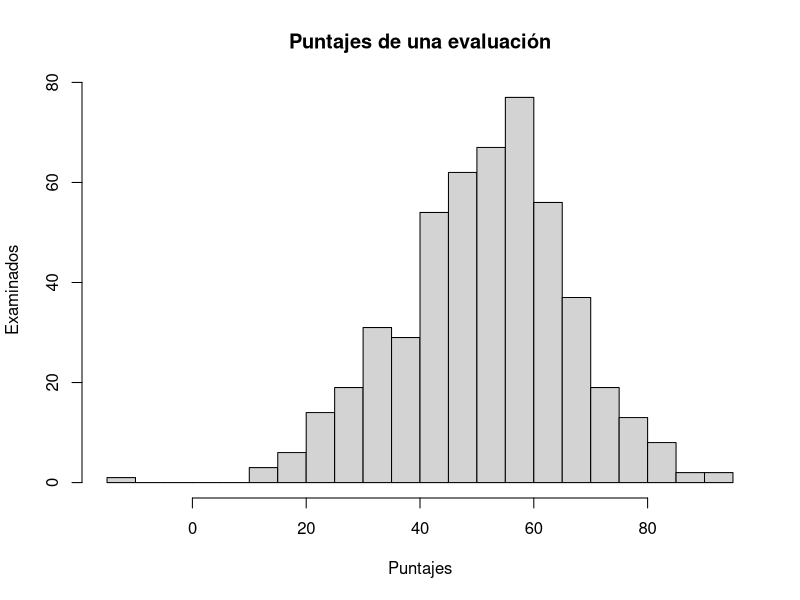
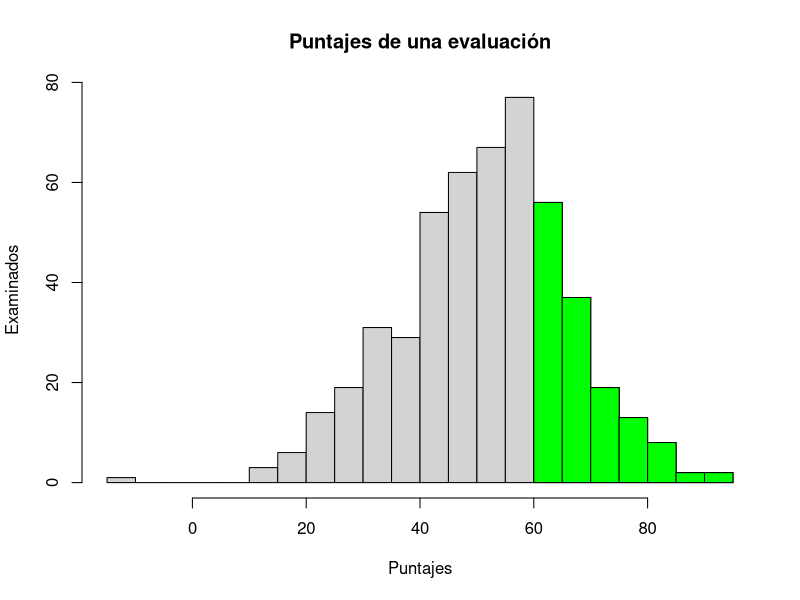

Generate these figures, in order, with R:
## ---- chunk 1

x <- rnorm(500, mean = 50, sd = 15)
y <- rnorm(150, mean = 75, sd = 10)

# Plot the distribution
hist(x, breaks = 20, main = "Puntajes de una evaluación", xlab = "Puntajes",
   ylab = "Examinados")

## ---- chunk 2

hist(x, breaks = 20, main = "Puntajes de una evaluación", xlab = "Puntajes",
   ylab = "Examinados")
hist(x[x>=60], breaks = 10, col = "green", add = TRUE)

